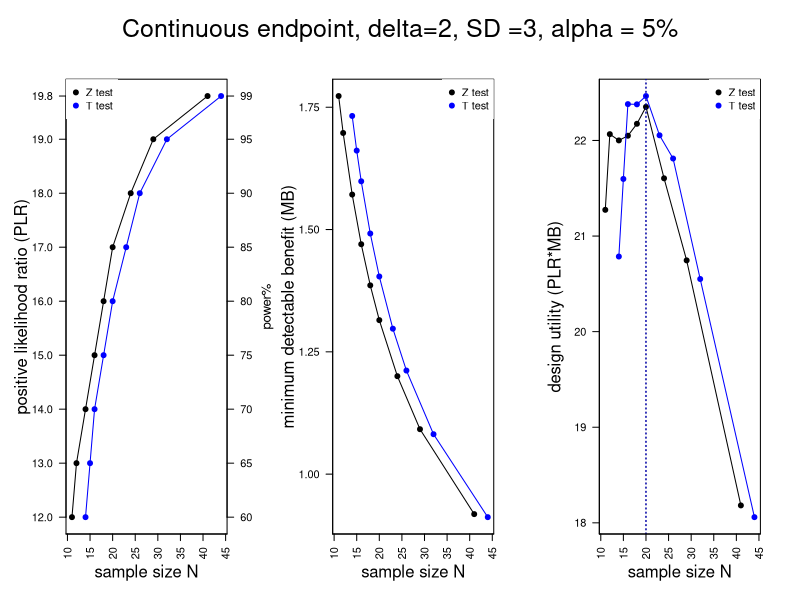

Write the R code that produced this figure.
###########################################################
#
# what: runs and visualizes the design utility U(N), defined as 
# U(N) = positive likelihood ratio X minimum detectable benefit 
# for the paired Z and T test designs
#
# when: V1.0 June 2026
#
# who: fabio.rigat@astrazeneca.com
#
# license: GNU General Public License v3.0
#
##########################################################

rm(list = ls())

mu_HC = 6
mu_TRT = 4

# effect size (not standardised)
delta = abs(mu_TRT - mu_HC)  #H0 : delta = 0 versus H1 : delta \neq 0
s = 3 #delta*2         # assumed SD of observations
est_s = s                 # estimated SD for the T test (can be different from the true s)
Sdelta = delta/s

alpha = 0.05
pwr = c(seq(.6,.9,.05),0.95,0.99)
beta = 1-pwr
lrp = pwr/alpha

# Z test ####################################################
# 2 sample paired Z test with same n in each group; this is size of each group
q1 = qnorm(p=1-alpha/2) 
q2 = qnorm(p=pwr) 
ns = round((((q1+q2)/Sdelta)^2))
Ncv = (s/sqrt(ns))*q1                                    # CV using N distribution, i.e. s known
######################################################

# T test (plug in true sd as estimated sd) #####################################################
nst = rep(NA,length(pwr)) 
for(i in 1:length(pwr)) nst[i]=ceiling(power.t.test(n=NULL, delta = delta, sd = est_s, sig.level = alpha,power = pwr[i],type = "paired",alternative = "two.sided")$n) #two.sample
Tcv = (est_s/sqrt(nst))*qt(p=1-alpha/2, df=(nst-1))  # CV using t distribution, i.e. s unknown
######################################################

U1 = lrp*Ncv # the net trt effect for diff in means is the difference itself
sU1 = sort(U1,index.return=T)

U1t = lrp*Tcv # the net trt effect for diff in means is the difference itself
sU1t = sort(U1t,index.return=T)

nstar = ns[U1==max(U1)]
ntstar = nst[U1t==max(U1t)]

OCs = rbind(c(nstar,ntstar),
c(pwr[U1==max(U1)],pwr[U1t==max(U1t)]))

 #print(OCs)
# example
#[1,] 18.0 20.0
#[2,]  0.8  0.8

dev.new()
par(mar=c(5,5,6,3),mfrow=c(1,3))
plot(ns,lrp,xlab="",ylab = "",main = "",pch=19,xlim = range(c(ns,nst)),yaxt="n",xaxt="n")
lines(ns,lrp)
lines(nst,lrp,col="blue")
points(nst,lrp,col="blue",pch=19)
mtext("power%",side=4,line=2.5,cex=0.8)
mtext("sample size N",side=1,line=2.5)
mtext("positive likelihood ratio (PLR)",side=2,line=2.75,cex=1)
axis(4,at=lrp,label=round(pwr*100),las=2)
axis(2,at=lrp,las=2)
axis(1,at=seq(0,200,5),las=2)
legend(box.lty=0,"topleft",pch=19,col=c("black","blue"),legend = c("Z test","T test"))
plot(ns,Ncv,xlab="",ylab = "",main = "",pch=19,xlim = range(c(ns,nst)),ylim=range(c(Ncv,Tcv)),yaxt="n",xaxt="n")
mtext("sample size N",side=1,line=2.5)
lines(ns,Ncv)
lines(nst,Tcv,col="blue")
points(nst,Tcv,pch=19,col="blue")
axis(2,at=seq(0,10,0.25),las=2)
legend(box.lty=0,"topright",pch=19,col=c("black","blue"),legend = c("Z test","T test"))
axis(1,at=seq(0,200,5),las=2)
mtext("minimum detectable benefit (MB)",side=2,line=2.75,cex=1)
plot(ns,U1,pch=19,xlab="",ylab="",main = "",xlim = range(c(ns,nst)),ylim=range(c(U1,U1t)),yaxt="n",xaxt="n")
mtext("sample size N",side=1,line=2.5)
lines(ns,U1)
lines(nst,U1t,col="blue")
points(nst,U1t,pch=19,col="blue")
axis(2,at=seq(0,50),las=2)
mtext(paste("Continuous endpoint, delta=",delta,", SD =",s,", alpha = ",100*alpha,"%",sep=""),side=3,line=-3,cex=1.5,outer=TRUE)
abline(v = ns[U1==max(U1)],col="black",lty=3)
abline(v = nst[U1t==max(U1t)],col="blue",lty=3)
legend(box.lty=0,"topright",pch=19,col=c("black","blue"),legend = c("Z test","T test"))
axis(1,at=seq(0,200,5),las=2)
mtext("design utility (PLR*MB)",side=2,line=2.75,cex=1)
######################################################
